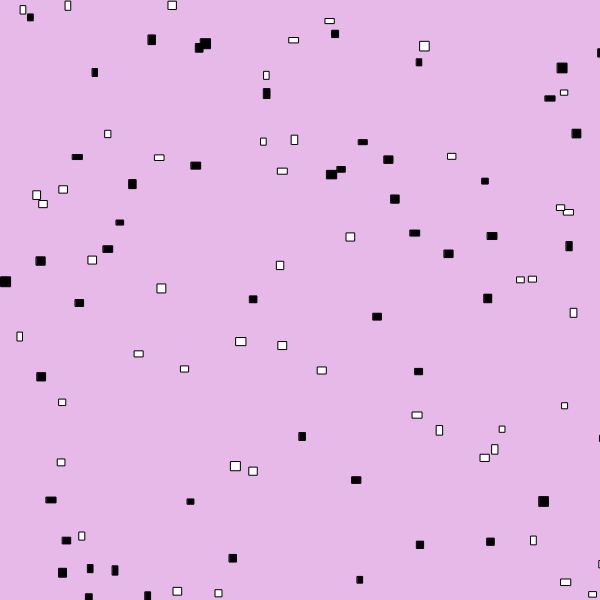
Frame 1 (no input)
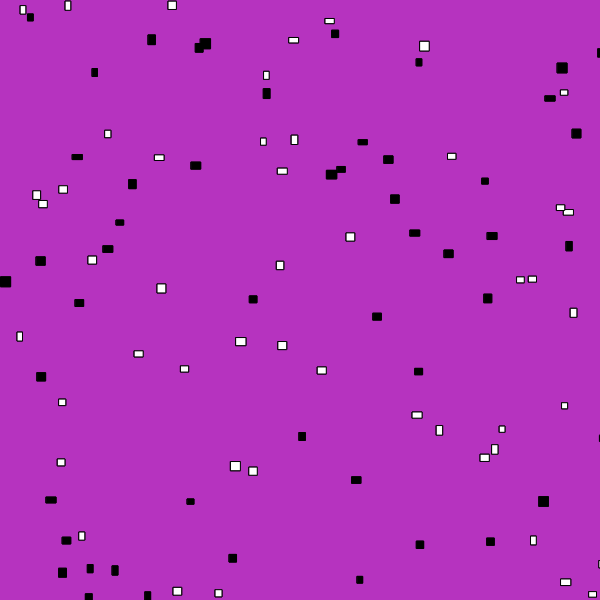
Frame 60 (no input)
Frame 120 (the mouse pressed at the canvas centre since frame 60): identical to frame 60, image omitted

The p5.js sketch that drew these frames (run headless with seeded random() and noise() and a simulated clock; from frame 60 on, the mouse is pressed at the canvas centre):

// p5.js sketch
// ── sketch.js
const NUM_RECTANGLES = 100;
let rectangles = [];
let bgColour;

function setup() {
    createCanvas(600, 600);
    bgColour = getRandomColour();
    generateRectangles();
}

function draw() {
    background(bgColour);
    for (let i = 0; i < rectangles.length; i++) {
        if (i % 2 === 0) {
            fill(0);
        } else {
            fill(255);
        }
        rect(rectangles[i].x, rectangles[i].y, rectangles[i].w, rectangles[i].h);
    }
}

function keyPressed() {
    if (key === " ") {
        bgColour = getRandomColour();
        generateRectangles();
    }
}

/**
 * Gets a random colour (including a random alpha value)
 * Not required for this exercise...just didn't feel like picking a colour!
 * @returns {color} A random p5.js color object
 */
function getRandomColour() {
    return color(random(255), random(255), random(255), random(255));
}

/**
 * Populates the rectangles array with objects describing rectangles. 
 * The properties of each rectangle object are generated randomly
 */
function generateRectangles() {
    for (let i = 0; i < NUM_RECTANGLES; i++) {
        const newRect = {
            x: random(width),
            y: random(height),
            w: random(5, 10),
            h: random(5, 10)
        }
        rectangles[i] = newRect;
    }
}

// ── exercise1-1.html
<!DOCTYPE html>
<html lang="en">
  <head>
    <meta charset="utf-8" />
    <meta name="viewport" content="width=device-width, initial-scale=1.0">

    <title>PDM1 - W5P2 - Exercise 1.1</title>

    <link href="https://cdn.jsdelivr.net/npm/bootstrap@5.3.1/dist/css/bootstrap.min.css" rel="stylesheet" integrity="sha384-4bw+/aepP/YC94hEpVNVgiZdgIC5+VKNBQNGCHeKRQN+PtmoHDEXuppvnDJzQIu9" crossorigin="anonymous">
    <link rel="stylesheet" type="text/css" href="./lib/main-styles.css">
    <script src="https://cdn.jsdelivr.net/npm/bootstrap@5.3.1/dist/js/bootstrap.bundle.min.js" integrity="sha384-HwwvtgBNo3bZJJLYd8oVXjrBZt8cqVSpeBNS5n7C8IVInixGAoxmnlMuBnhbgrkm" crossorigin="anonymous"></script>
    <script src="./lib/p5.js"></script>
  </head>

  <body>
    <h1>Exercise 1.1 - Solution</h1>
    <script src="sketch.js"></script>
  </body>
</html>
